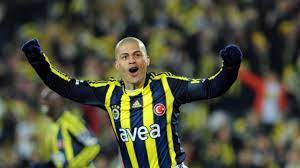
#> input picture alex.png, 300 x 168 px
$ python resimde_belli_bir_kesite_efekt_uygulama.py
#> lines starting #> are read from the running program, lines starting #| are printed output that depends on the picture
import cv2
import numpy

alex_de_souza = cv2.imread("alex.png")
#> alex_de_souza is the input picture: shape (168, 300, 3); mean B, G, R 59.2, 78.9, 78.3
alex_de_souza[ : , : , 0] = 255 #Blue
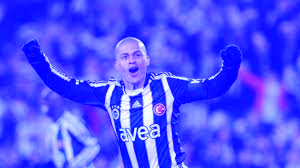
#> alex_de_souza: shape (168, 300, 3); mean B, G, R 255, 78.9, 78.3
alex_de_souza[ : , : , 1] = 50 #Green
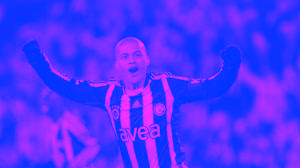
#> alex_de_souza: shape (168, 300, 3); mean B, G, R 255, 50, 78.3

#BGR = 012

cv2.imshow("alex", alex_de_souza)


cv2.waitKey(0)
cv2.destroyAllWindows()

$ run again, with face.jpg saved as alex.png
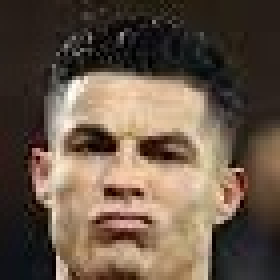
#> input picture face.jpg, 70 x 70 px (shown 4 times larger)
#> alex_de_souza is the input picture: shape (70, 70, 3); mean B, G, R 72.4, 87.1, 104.2
#> `alex_de_souza[ : , : , 0] = 255`:
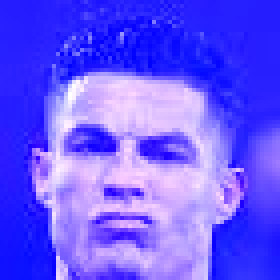
#> alex_de_souza: shape (70, 70, 3) (shown 4 times larger); mean B, G, R 255, 87.1, 104.2
#> `alex_de_souza[ : , : , 1] = 50`:
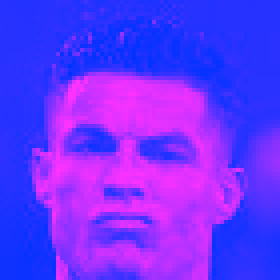
#> alex_de_souza: shape (70, 70, 3) (shown 4 times larger); mean B, G, R 255, 50, 104.2

$ run again, with fb_2013.jpg saved as alex.png
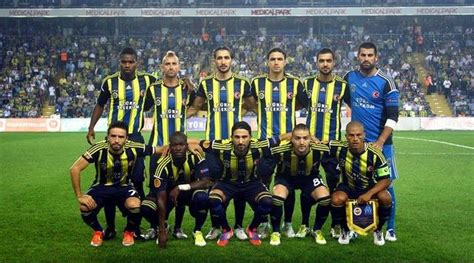
#> input picture fb_2013.jpg, 474 x 263 px
#> alex_de_souza is the input picture: shape (263, 474, 3); mean B, G, R 80.5, 102.9, 89.5
#> `alex_de_souza[ : , : , 0] = 255`:
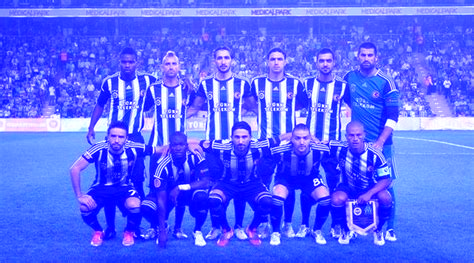
#> alex_de_souza: shape (263, 474, 3); mean B, G, R 255, 102.9, 89.5
#> `alex_de_souza[ : , : , 1] = 50`:
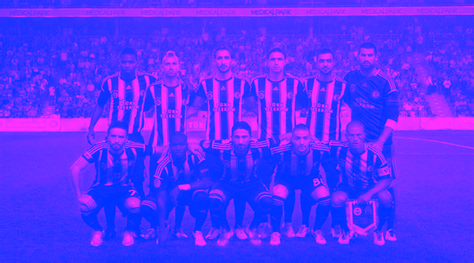
#> alex_de_souza: shape (263, 474, 3); mean B, G, R 255, 50, 89.5
